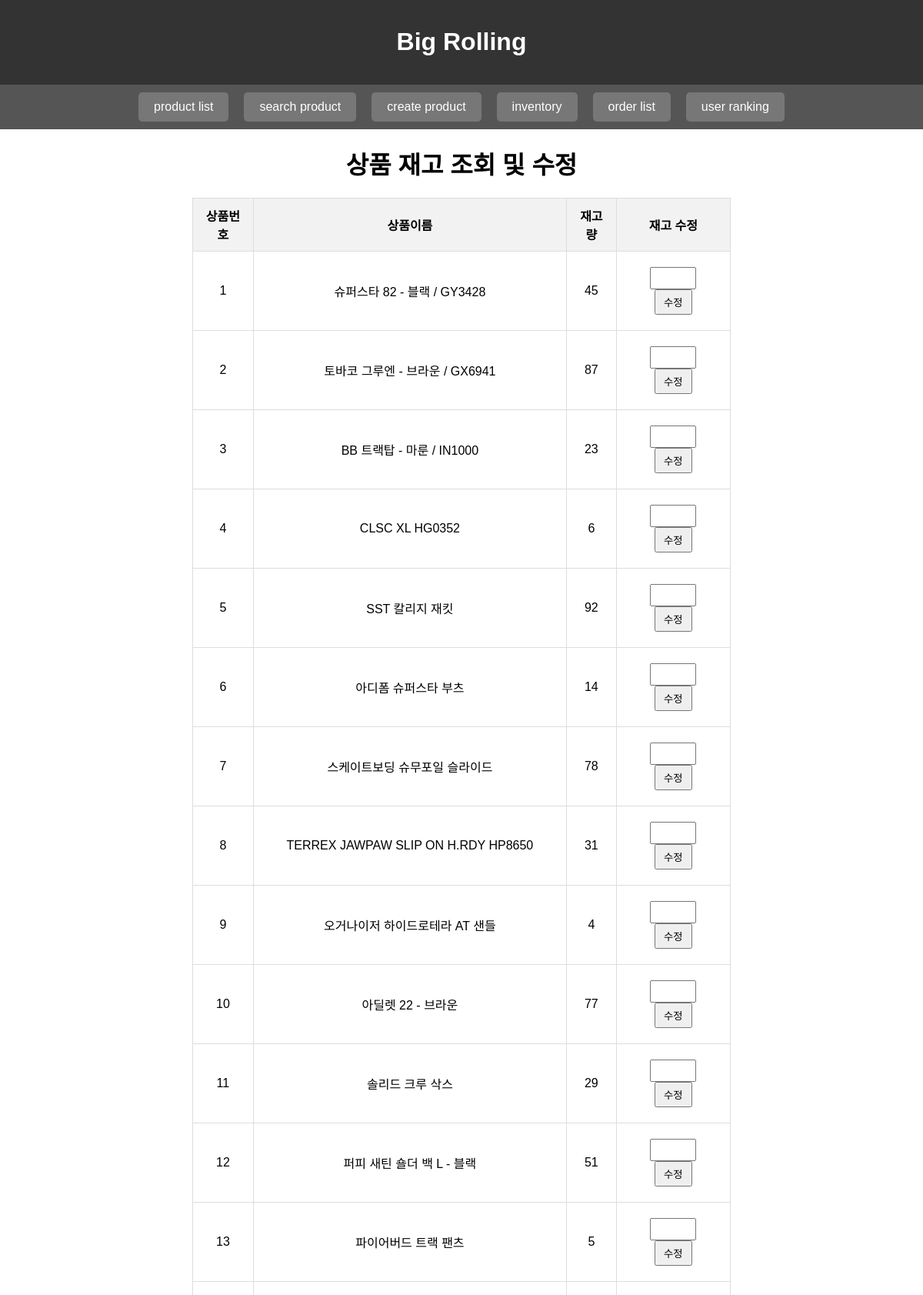
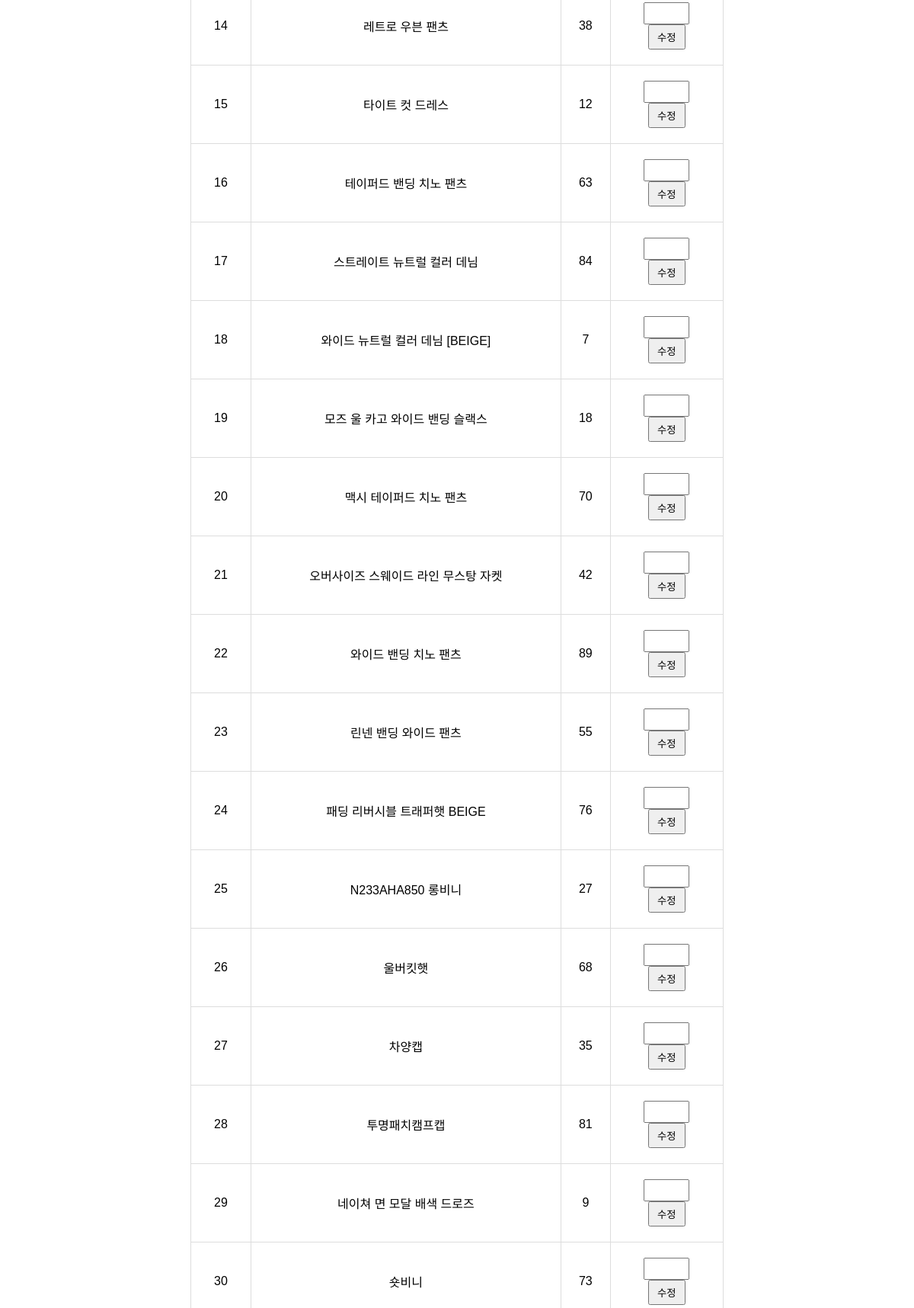
/php/inventory_management.php (upper part), run on the app's committed database (2 pictures, top to bottom).
### tables this page shows
create table INVENTORY(
	  product_id INT NOT NULL,
		stock_quantity INT NOT NULL,
		FOREIGN KEY (product_id) REFERENCES PRODUCT (product_id) ON UPDATE CASCADE);

create table PRODUCT(
	  product_id INT NOT NULL AUTO_INCREMENT,
		product_name VARCHAR(255) NOT NULL,
    price INT NOT NULL,
		description TEXT,
		category_id INT NOT NULL,
		brand_id INT NOT NULL,
    PRIMARY KEY(product_id),
		FOREIGN KEY (category_id) REFERENCES CATEGORY (category_id) ON UPDATE CASCADE,
		FOREIGN KEY (brand_id) REFERENCES BRAND (brand_id) ON UPDATE CASCADE);

### php/db_connection.php (called while the page is built, shortened)
<?php
$servername = "localhost";
$username = "root";
$password = "";
$dbname = "bigrolling";
function connectToDatabase() {
    global $servername, $username, $password, $dbname;
    $conn = mysqli_connect($servername, $username, $password, $dbname);
    return $conn;
}
?>

### php/inventory_management.php (the view, shortened to what this page needs)
<!DOCTYPE html>
<html lang="ko">
<head>
</head>
<body>
<?php
include('index.php');
?>
    <div class="main">
	<div style="width: 700px;">
    <h1>상품 재고 조회 및 수정</h1>
    <?php
    include(__DIR__ . '/db_connection.php');
    $select_query = "SELECT i.product_id, p.product_name, i.stock_quantity FROM INVENTORY i
                    JOIN PRODUCT p ON i.product_id = p.product_id";
    $result = mysqli_query(connectToDatabase(), $select_query);
    if ($result->num_rows > 0) {
        echo "<table>";
        echo "<tr><th>상품번호</th><th>상품이름</th><th>재고량</th><th>재고 수정</th></tr>";
        while($row = $result->fetch_assoc()) {
            echo "<tr>";
            echo "<td>".$row["product_id"]."</td>";
            echo "<td>".$row["product_name"]."</td>";
            echo "<td>".$row["stock_quantity"]."</td>";
            echo "<td><form method='post' action='".$_SERVER["PHP_SELF"]."'>";
            echo "<input type='number' name='new_stock_quantity' min='0' required>";
            echo "<input type='submit' value='수정'>";
            echo "</form></td>";
            echo "</tr>";
        }
        echo "</table>";
    } else {
        echo "<p>상품 재고가 없습니다.</p>";
    }
    ?>
    </div>
	</div>
</body>
</html>

### php/inventory_management.php (style rules this page uses)
.main { font-family: Arial, sans-serif; margin: 0; padding: 0; display: flex; justify-content: center; height: 100vh; }
h1 { text-align: center; }
table { width: 100%; border-collapse: collapse; text-align: center; margin: 20px auto; }
th, td { border: 1px solid #ddd; padding: 10px; }
th { background-color: #f2f2f2; }
form { margin: 10px; }
input[type="number"] { width: 60px; padding: 5px; box-sizing: border-box; }
input[type="submit"] { padding: 5px 10px; cursor: pointer; }

### php/index.php (style rules this page uses)
body { font-family: Arial, sans-serif; margin: 0; padding: 0; }

### data on the page
inventory: product_id "1", product_id.product_name "슈퍼스타 82 - 블랙 / GY3428", stock_quantity "45"
inventory: product_id "2", product_id.product_name "토바코 그루엔 - 브라운 / GX6941", stock_quantity "87"
inventory: product_id "3", product_id.product_name "BB 트랙탑 - 마룬 / IN1000", stock_quantity "23"
inventory: product_id "4", product_id.product_name "CLSC XL HG0352", stock_quantity "6"
inventory: product_id "5", product_id.product_name "SST 칼리지 재킷", stock_quantity "92"
inventory: product_id "6", product_id.product_name "아디폼 슈퍼스타 부츠", stock_quantity "14"
inventory: product_id "7", product_id.product_name "스케이트보딩 슈무포일 슬라이드", stock_quantity "78"
inventory: product_id "8", product_id.product_name "TERREX JAWPAW SLIP ON H.RDY HP8650", stock_quantity "31"
inventory: product_id "9", product_id.product_name "오거나이저 하이드로테라 AT 샌들", stock_quantity "4"
inventory: product_id "10", product_id.product_name "아딜렛 22 - 브라운", stock_quantity "77"
inventory: product_id "11", product_id.product_name "솔리드 크루 삭스", stock_quantity "29"
inventory: product_id "12", product_id.product_name "퍼피 새틴 숄더 백 L - 블랙", stock_quantity "51"
inventory: product_id "13", product_id.product_name "파이어버드 트랙 팬츠", stock_quantity "5"
inventory: product_id "14", product_id.product_name "레트로 우븐 팬츠", stock_quantity "38"
inventory: product_id "15", product_id.product_name "타이트 컷 드레스", stock_quantity "12"
inventory: product_id "16", product_id.product_name "테이퍼드 밴딩 치노 팬츠", stock_quantity "63"
inventory: product_id "17", product_id.product_name "스트레이트 뉴트럴 컬러 데님", stock_quantity "84"
inventory: product_id "18", product_id.product_name "와이드 뉴트럴 컬러 데님 [BEIGE]", stock_quantity "7"
inventory: product_id "19", product_id.product_name "모즈 울 카고 와이드 밴딩 슬랙스", stock_quantity "18"
inventory: product_id "20", product_id.product_name "맥시 테이퍼드 치노 팬츠", stock_quantity "70"
inventory: product_id "21", product_id.product_name "오버사이즈 스웨이드 라인 무스탕 자켓", stock_quantity "42"
inventory: product_id "22", product_id.product_name "와이드 밴딩 치노 팬츠", stock_quantity "89"
inventory: product_id "23", product_id.product_name "린넨 밴딩 와이드 팬츠", stock_quantity "55"
inventory: product_id "24", product_id.product_name "패딩 리버시블 트래퍼햇 BEIGE", stock_quantity "76"
inventory: product_id "25", product_id.product_name "N233AHA850 롱비니", stock_quantity "27"
inventory: product_id "26", product_id.product_name "울버킷햇", stock_quantity "68"
inventory: product_id "27", product_id.product_name "차양캡", stock_quantity "35"
inventory: product_id "28", product_id.product_name "투명패치캠프캡", stock_quantity "81"
inventory: product_id "29", product_id.product_name "네이쳐 면 모달 배색 드로즈", stock_quantity "9"
inventory: product_id "30", product_id.product_name "숏비니", stock_quantity "73"
